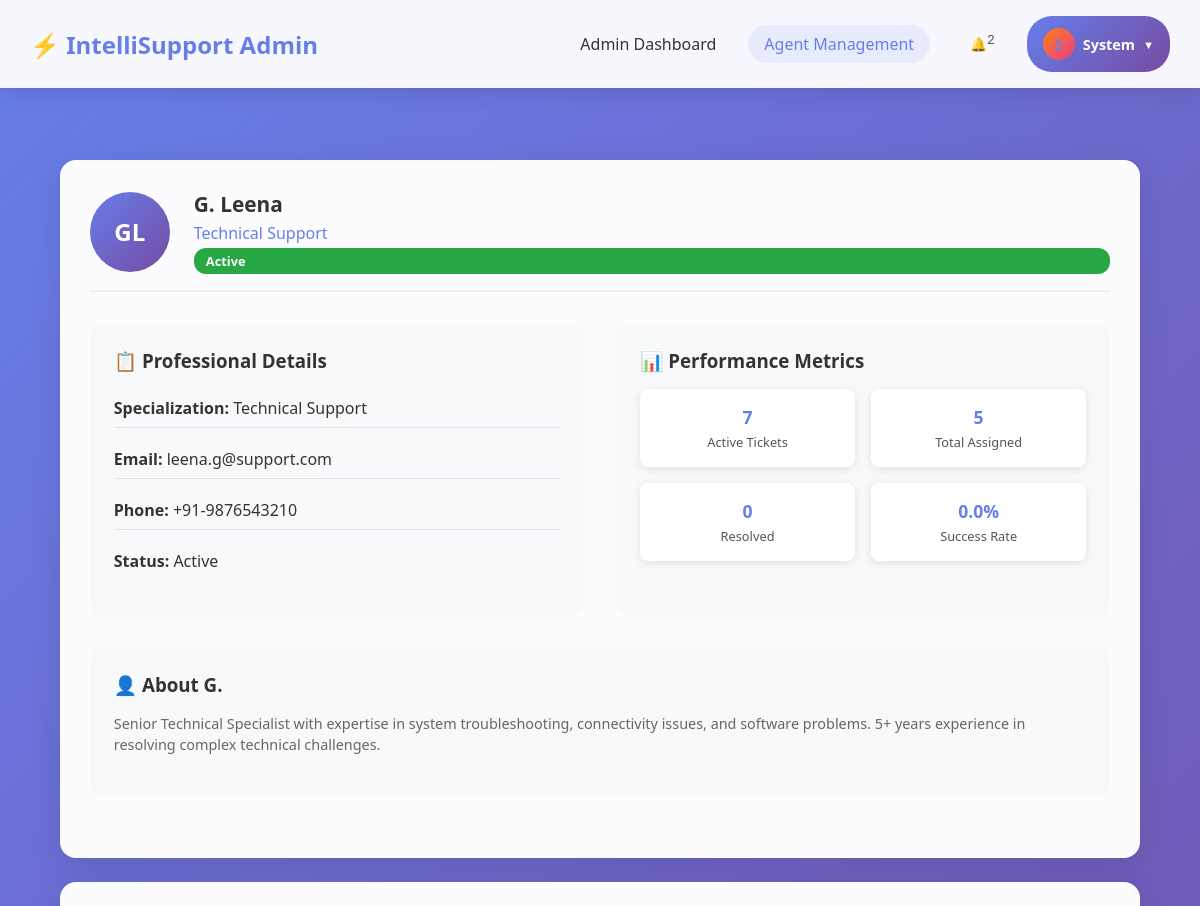
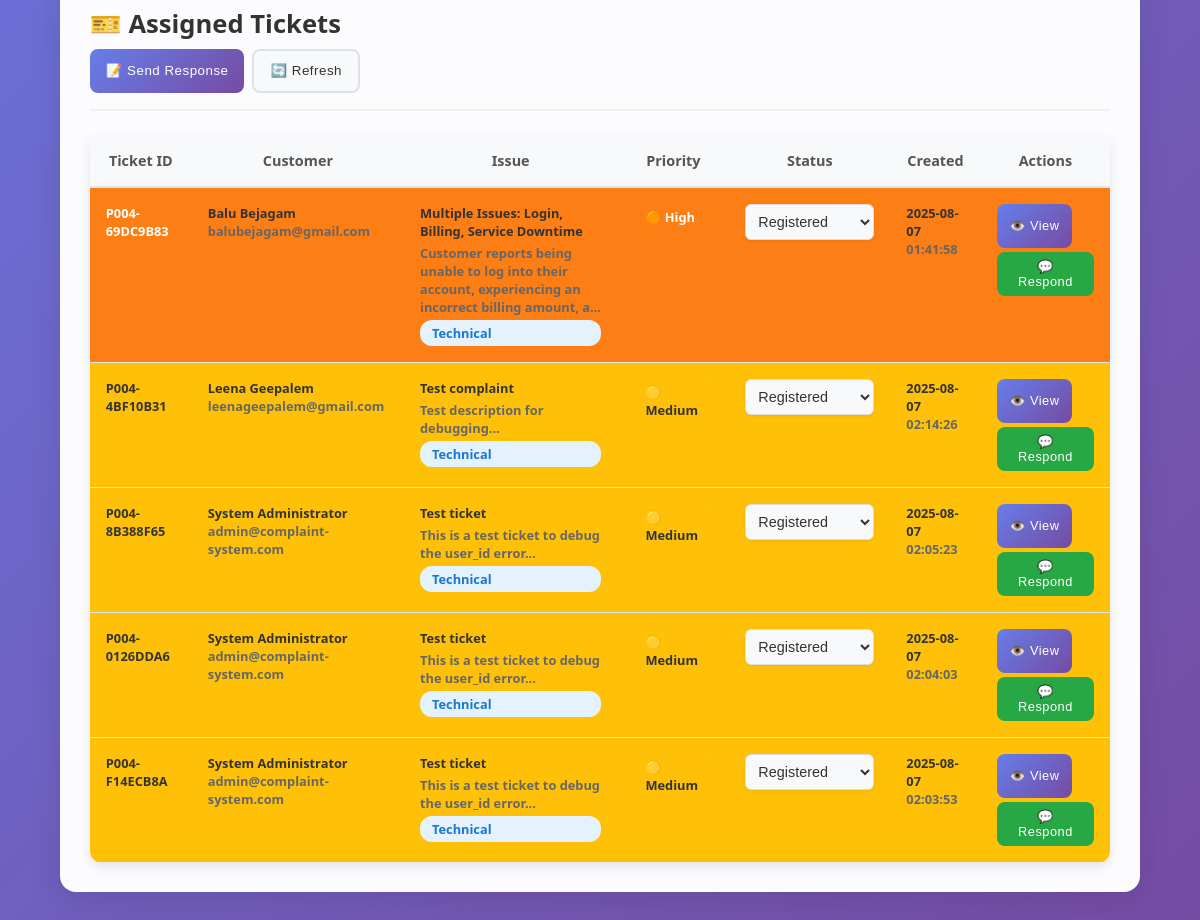
Page /admin/agent/1 (signed in) on the committed database (2 pictures, top to bottom).
### tables this page shows
CREATE TABLE agents (
                id INTEGER PRIMARY KEY AUTOINCREMENT,
                name TEXT NOT NULL,
                email TEXT NOT NULL,
                phone TEXT,
                specialization TEXT NOT NULL,
                description TEXT,
                status TEXT DEFAULT 'Active',
                assigned_tickets INTEGER DEFAULT 0,
                created_at TIMESTAMP DEFAULT CURRENT_TIMESTAMP
            );

CREATE TABLE complaints (
                id INTEGER PRIMARY KEY AUTOINCREMENT,
                ticket_id TEXT UNIQUE NOT NULL,
                user_id INTEGER NOT NULL,
                title TEXT NOT NULL,
                description TEXT NOT NULL,
                category TEXT NOT NULL,
                priority TEXT NOT NULL,
                status TEXT DEFAULT 'Registered',
                assigned_to TEXT,
                created_at TIMESTAMP DEFAULT CURRENT_TIMESTAMP,
                updated_at TIMESTAMP DEFAULT CURRENT_TIMESTAMP,
                resolved_at TIMESTAMP,
                resolution_notes TEXT,
                estimated_resolution_time TEXT,
                FOREIGN KEY (user_id) REFERENCES users (id)
            );

CREATE TABLE users (
                id INTEGER PRIMARY KEY AUTOINCREMENT,
                username TEXT UNIQUE NOT NULL,
                email TEXT UNIQUE NOT NULL,
                password_hash TEXT NOT NULL,
                full_name TEXT NOT NULL,
                phone TEXT,
                created_at TIMESTAMP DEFAULT CURRENT_TIMESTAMP,
                is_admin BOOLEAN DEFAULT FALSE
            );

### app.py (the view)
@app.route("/admin/agent/<int:agent_id>")
def admin_agent_details(agent_id):
    if not session.get('is_admin'):
        flash("Access denied. Admin privileges required.")
        return redirect(url_for('login'))
    agent = db.get_agent_by_id(agent_id)
    if not agent:
        flash("Agent not found")
        return redirect(url_for('admin_agents'))
    assigned_tickets = db.get_agent_tickets(agent['name'])
    return render_template("admin_agent_details.html", agent=agent, tickets=assigned_tickets)

### database.py (called while the page is built)
    def get_connection(self):
        conn = sqlite3.connect(self.db_path)
        conn.execute("PRAGMA foreign_keys = ON")
        return conn

    def get_agent_by_id(self, agent_id):
        conn = self.get_connection()
        cursor = conn.cursor()
        cursor.execute('''
            SELECT id, name, email, phone, specialization, description, status, assigned_tickets
            FROM agents
            WHERE id = ?
        ''', (agent_id,))
        agent = cursor.fetchone()
        conn.close()
        if agent:
            return {
                'id': agent[0],
                'name': agent[1],
                'email': agent[2],
                'phone': agent[3],
                'specialization': agent[4],
                'description': agent[5],
                'status': agent[6],
                'assigned_tickets': agent[7]
            }
        return None

### templates/admin_agent_details.html (shortened to what this page needs)
<!DOCTYPE html>
<html lang="en">
<head>
    <link rel="stylesheet" href="{{ url_for('static', filename='style.css') }}">
</head>
<body>
    <div class="header">
        <nav class="nav">
            <a href="{{ url_for('admin_dashboard') }}" class="logo">⚡ IntelliSupport Admin</a>
            <ul class="nav-links">
                <li><a href="{{ url_for('admin_dashboard') }}">Admin Dashboard</a></li>
                <li><a href="{{ url_for('admin_agents') }}" class="active">Agent Management</a></li>
                <li>
                    <button id="notificationToggle" class="notification-toggle">
                        🔔 <span class="badge" id="notificationBadge">0</span>
                    </button>
                </li>
                <li class="profile-dropdown">
                    <div class="profile-trigger" id="profileTrigger">
                        <div class="profile-avatar admin-avatar">{{ session.full_name[0].upper() }}</div>
                        <span class="profile-name admin-name">{{ session.full_name.split()[0] }}</span>
                        <i class="dropdown-arrow">▼</i>
                    </div>
                </li>
            </ul>
        </nav>
    </div>
    <div class="container">
    <div class="container">
        <div class="card">
            <div class="card-header">
                <div class="agent-profile-header">
                    <div class="agent-avatar-large">
                        {{ agent.name.split()[0][0] }}{{ agent.name.split()[-1][0] }}
                    </div>
                    <div class="agent-profile-info">
                        <h2 class="agent-name">{{ agent.name }}</h2>
                        <div class="agent-specialization">{{ agent.specialization }}</div>
                        <div class="agent-status status-{{ agent.status.lower() }}">{{ agent.status }}</div>
                    </div>
                </div>
            </div>
            <div class="agent-details-grid">
                <div class="detail-section">
                    <h3>📋 Professional Details</h3>
                    <div class="detail-item">
                        <strong>Specialization:</strong> {{ agent.specialization }}
                    </div>
                    <div class="detail-item">
                        <strong>Email:</strong> {{ agent.email }}
                    </div>
                    <div class="detail-item">
                        <strong>Phone:</strong> {{ agent.phone }}
                    </div>
                    <div class="detail-item">
                        <strong>Status:</strong> {{ agent.status }}
                    </div>
                </div>
                <div class="detail-section">
                    <h3>📊 Performance Metrics</h3>
                    <div class="performance-metrics">
                        <div class="metric-card">
                            <div class="metric-value">{{ agent.assigned_tickets }}</div>
                            <div class="metric-label">Active Tickets</div>
                        </div>
                        <div class="metric-card">
                            <div class="metric-value">{{ tickets|length }}</div>
                            <div class="metric-label">Total Assigned</div>
                        </div>
                        <div class="metric-card">
                            <div class="metric-value">
                                {% set resolved_count = tickets|selectattr("status", "equalto", "Resolved")|list|length %}
                                {{ resolved_count }}
                            </div>
                            <div class="metric-label">Resolved</div>
                        </div>
                        <div class="metric-card">
                            <div class="metric-value">
                                {% if tickets|length > 0 %}
                                    {{ "%.1f"|format((resolved_count / tickets|length) * 100) }}%
                                {% else %}
                                    0%
                                {% endif %}
                            </div>
                            <div class="metric-label">Success Rate</div>
                        </div>
                    </div>
                </div>
            </div>
            <div class="agent-description-section">
                <h3>👤 About {{ agent.name.split()[0] }}</h3>
                <p class="agent-description">{{ agent.description }}</p>
            </div>
        </div>
        <div class="card">
            <div class="card-header">
                <h3 class="card-title">🎫 Assigned Tickets</h3>
                <div class="card-actions">
                    <button class="btn btn-primary" onclick="showResponseModal()">📝 Send Response</button>
                    <button class="btn btn-secondary" onclick="refreshTickets()">🔄 Refresh</button>
                </div>
            </div>
            {% if tickets %}
            <div class="table-container">
                <table class="complaints-table">
                    <thead>
                        <tr>
                            <th>Ticket ID</th>
                            <th>Customer</th>
                            <th>Issue</th>
                            <th>Priority</th>
                            <th>Status</th>
                            <th>Created</th>
                            <th>Actions</th>
                        </tr>
                    </thead>
                    <tbody>
                        {% for ticket in tickets %}
                        <tr class="priority-{{ ticket.priority.lower() }}" data-ticket-id="{{ ticket.ticket_id }}">
                            <td>
                                <strong>{{ ticket.ticket_id }}</strong>
                            </td>
                            <td>
                                <div class="customer-info">
                                    <div class="customer-name">{{ ticket.full_name }}</div>
                                    <div class="customer-email">{{ ticket.email }}</div>
                                </div>
                            </td>
                            <td>
                                <div class="ticket-issue">
                                    <div class="issue-title">{{ ticket.title }}</div>
                                    <div class="issue-preview">{{ ticket.description[:100] }}...</div>
                                    <span class="category-badge category-{{ ticket.category.lower() }}">{{ ticket.category }}</span>
                                </div>
                            </td>
                            <td>
                                <span class="priority-badge priority-{{ ticket.priority.lower() }}">
                                    {% if ticket.priority == 'Urgent' %}🔴
                                    {% elif ticket.priority == 'High' %}🟠
                                    {% elif ticket.priority == 'Medium' %}🟡
                                    {% else %}🟢{% endif %}
                                    {{ ticket.priority }}
                                </span>
                            </td>
                            <td>
                                <select class="status-select" onchange="updateTicketStatus('{{ ticket.ticket_id }}', this.value)">
                                    <option value="Registered" {% if ticket.status == 'Registered' %}selected{% endif %}>Registered</option>
                                </select>
                            </td>
                            <td>
                                <div class="date-info">
                                    <div class="created-date">{{ ticket.created_at.split(' ')[0] }}</div>
                                    <div class="created-time">{{ ticket.created_at.split(' ')[1] }}</div>
                                </div>
                            </td>
                            <td>
                                <div class="action-buttons">
                                    <button class="btn btn-sm btn-primary" onclick="viewTicketDetails('{{ ticket.ticket_id }}')">
                                        👁️ View
                                    </button>
                                    <button class="btn btn-sm btn-success" onclick="respondToTicket('{{ ticket.ticket_id }}', '{{ ticket.title }}')">
                                        💬 Respond
                                    </button>
                                </div>
                            </td>
                        </tr>
                        {% endfor %}
                    </tbody>
                </table>
            </div>
            {% endif %}
        </div>
    </div>
</body>
</html>

### rows in the picture
agents: name "G", name "L", name "G. Leena", specialization "Technical Support", status "Active", email "leena.g@support.com", phone "+91-9876543210", assigned_tickets "7", name "G.", description "Senior Technical Specialist with expertise in system troubleshooting, connectivity issues, and software problems. 5+ years experience in resolving complex technical challenges."
complaints: ticket_id "P004-69DC9B83", full_name "Balu Bejagam", email "balubejagam@gmail.com", title "Multiple Issues: Login, Billing, Service Downtime", description "Customer reports being unable to log into their account, experiencing an incorrect billing amount, a", category "Technical", priority "High", status+ticket "Registered", created_at "2025-08-07", created_at "01:41:58"
complaints: ticket_id "P004-4BF10B31", full_name "Leena Geepalem", email "leenageepalem@gmail.com", title "Test complaint", description "Test description for debugging", category "Technical", priority "Medium", status+ticket "Registered", created_at "2025-08-07", created_at "02:14:26"
complaints: ticket_id "P004-8B388F65", full_name "System Administrator", email "admin@complaint-system.com", title "Test ticket", description "This is a test ticket to debug the user_id error", category "Technical", priority "Medium", status+ticket "Registered", created_at "2025-08-07", created_at "02:05:23"
complaints: ticket_id "P004-0126DDA6", full_name "System Administrator", email "admin@complaint-system.com", title "Test ticket", description "This is a test ticket to debug the user_id error", category "Technical", priority "Medium", status+ticket "Registered", created_at "2025-08-07", created_at "02:04:03"
complaints: ticket_id "P004-F14ECB8A", full_name "System Administrator", email "admin@complaint-system.com", title "Test ticket", description "This is a test ticket to debug the user_id error", category "Technical", priority "Medium", status+ticket "Registered", created_at "2025-08-07", created_at "02:03:53"

### other values in the picture
{{ session.full_name.split()[0] }} "System"
{{ tickets|length }} "5"
{{ resolved_count }} "0"
{{ "%.1f"|format((resolved_count / tickets|length) * 100) }} "0.0"
